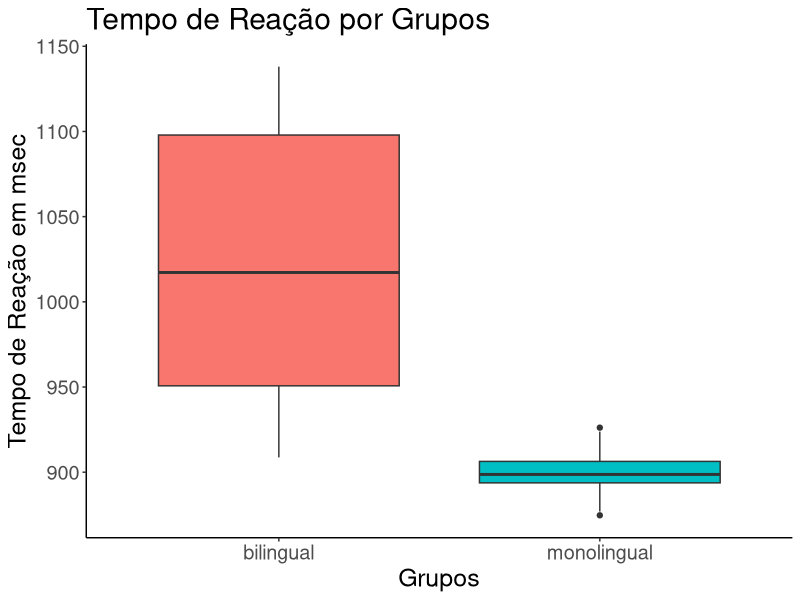
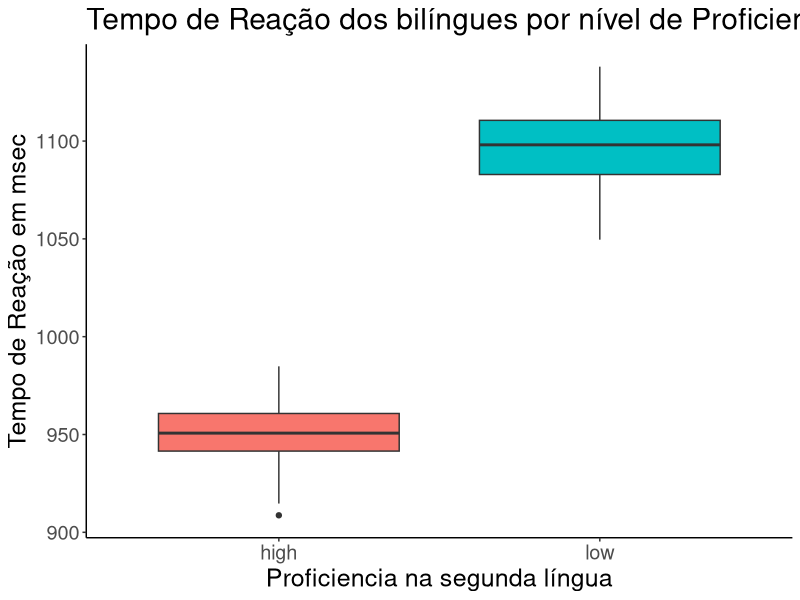
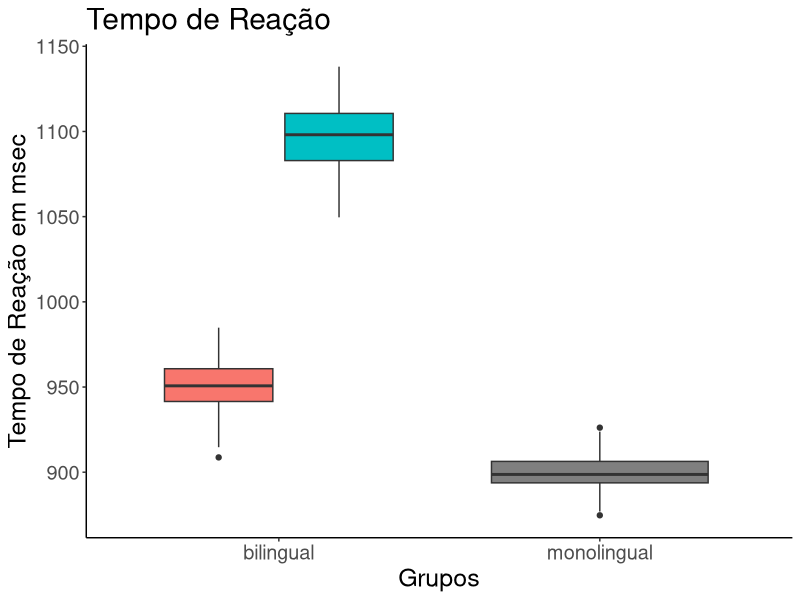
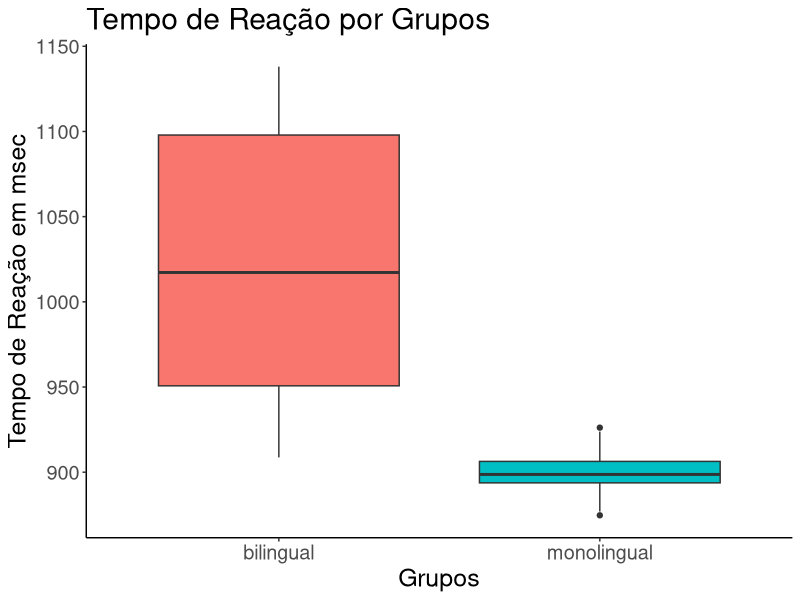
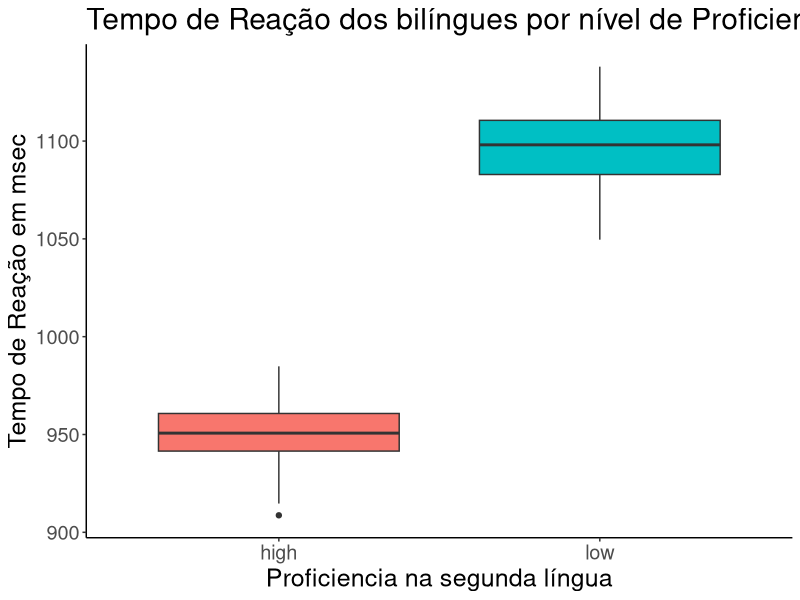
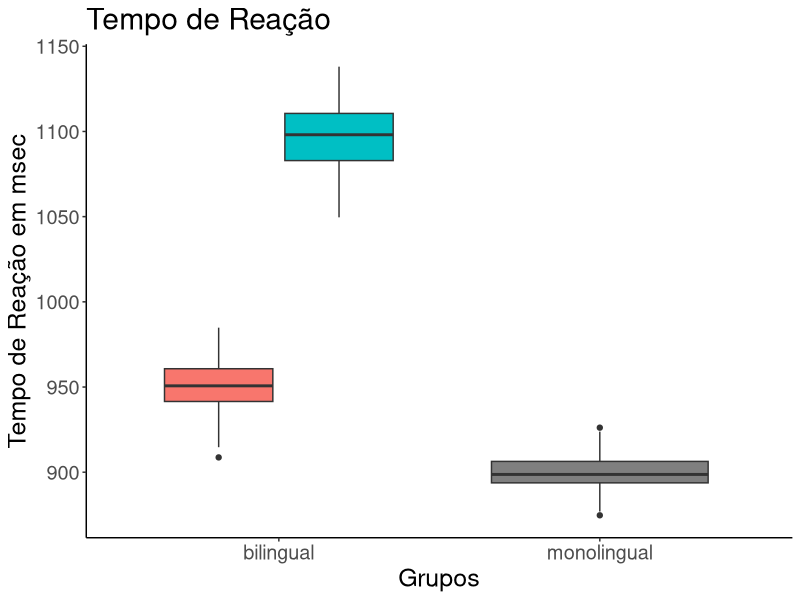

These figures' R source, in order:
## ---- chunk 1
## LOAD PACKAGES ####
library(dplyr)
library(ggplot2)
## ---- chunk 2
# Read in data
data = read.table("dados/rcourse_lesson1_data.txt", header = T, sep = "\t")
## ---- chunk 3
dim(data)
## ---- chunk 4
head(data)
## ---- chunk 5
tail(data)
## ---- chunk 6
xtabs(~group, data)
## ---- chunk 7
data_bl = data %>%
  # Filter to only include bilinguals
  filter(group == "bilingual")
## ---- chunk 8
dim(data_bl)
head(data_bl)
tail(data_bl)
## ---- chunk 9
xtabs(~group, data_bl)
xtabs(~type, data_bl)
## ---- chunk 10
data.plot = ggplot(data, aes(x = group, y = rt)) +
  # Make the figure a boxplot, fill says to what the color should correspond to,
  # here it is the same as the x variable
  geom_boxplot(aes(fill = group)) +
  # Add a title
  ggtitle("Tempo de Reação por Grupos") +
  # Customize the x-axis label
  xlab("Grupos") +
  # Customize the y-axis label
  ylab("Tempo de Reação em msec") +
  # Remove dark background
  theme_classic() +
  # These are extras to make the figure (in my opinion) prettier,
  # look up each command to learn more
  theme(text=element_text(size=18), title=element_text(size=18),
        legend.position="none")

data.plot
## ---- chunk 11
# Write figure to a pdf in the 'figures' folder
pdf("imagens/data.pdf")
# Call plot
data.plot
# Close pdf call
dev.off()

## ---- chunk 12
data_bl.plot = ggplot(data_bl, aes(x = type, y = rt)) +
  # Make the figure a boxplot, fill says to what the color should correspond to,
  # here it is NOT the same as the x variable, this is how you get grouped boxplots
  geom_boxplot(aes(fill = type)) +
  # Add a title
  ggtitle("Tempo de Reação dos bilíngues por nível de Proficiencia") +
  # Customize the x-axis label
  xlab("Proficiencia na segunda língua") +
  # Customize the y-axis label
  ylab("Tempo de Reação em msec") +
  # Remove dark background
  theme_classic() +
  # These are extras to make the figure (in my opinion) prettier,
  # look up each command to learn more
  theme(text=element_text(size=18), title=element_text(size=18),
        legend.position="none")
data_bl.plot
## ---- chunk 13
# Write figure to a pdf in the 'figures' folder
pdf("imagens/data_bl.pdf")
# Call plot
data_bl.plot
# Close pdf call
dev.off()
## ---- chunk 14
data_blwml.plot = ggplot(data, aes(x = group, y = rt)) +
  # Make the figure a boxplot, fill says to what the color should correspond to,
  # here it is NOT the same as the x variable, this is how you get grouped boxplots
  geom_boxplot(aes(fill = type)) +
  # Add a title
  ggtitle("Tempo de Reação ") +
  # Customize the x-axis label
  xlab("Grupos") +
  # Customize the y-axis label
  ylab("Tempo de Reação em msec") +
  # Remove dark background
  theme_classic() +
  # These are extras to make the figure (in my opinion) prettier,
  # look up each command to learn more
  theme(text=element_text(size=18), title=element_text(size=18),
        legend.position="none")

data_blwml.plot
## ---- chunk 15
# Write figure to a pdf in the 'figures' folder
pdf("figures/data_blwml.pdf")
# Call plot
data_blwml.plot
# Close pdf call
dev.off()
## ---- chunk 16
# Summarise data
data_sum = data %>%
  # Say what you want to summarise by, here it's 'group'
  group_by(group) %>%
  # Get mean, standard deviation, maximum, and minimum reaction times for each group
  summarise(rt_mean = mean(rt),
            rt_sd = sd(rt),
            rt_max = max(rt),
            rt_min = min(rt)) %>%
  # Ungroup the data so future analyses can be done on the data frame as a whole,
  # not by group
  ungroup()

data_sum
## ---- chunk 17
data_bl_sum = data_bl %>%
  # Say what you want to summarise by, here it's type
  group_by(type) %>%
  # Get mean, standard deviation, maximum, and minimum reaction times for each type
  summarise(rt_mean = mean(rt),
            rt_sd = sd(rt),
            rt_max = max(rt),
            rt_min = min(rt)) %>%
  # Ungroup the data so future analyses can be done on the data frame as a whole,
  # not by type
  ungroup()

data_bl_sum
